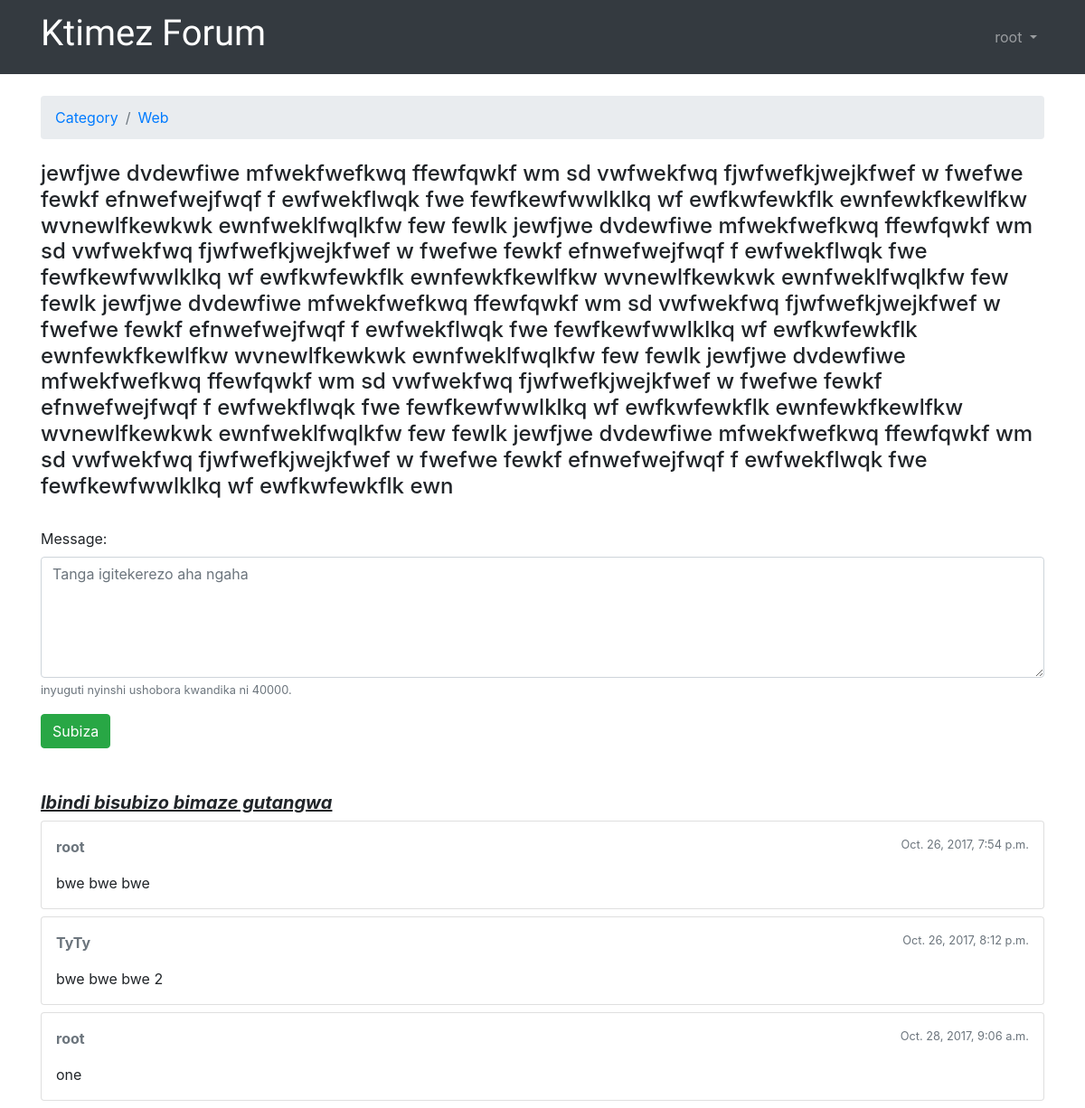
The app's page /category/1/topics/6/reply/ (signed in) with its own data.
### categories/models.py (models this page shows, shortened)
class Topic(models.Model):
    subject = models.TextField(max_length=1000)
    last_updated = models.DateTimeField(auto_now_add=True)
    category = models.ForeignKey(Category, related_name='topics')
    starter = models.ForeignKey(User, related_name='topics')
    views = models.PositiveIntegerField(default=0)

class Category(models.Model):
    name = models.CharField(max_length=30, unique=True)
    description = models.CharField(max_length=100)

class Reply(models.Model):
    message = models.TextField(max_length=40000)
    topic = models.ForeignKey(Topic, related_name='replies')
    created_at = models.DateTimeField(auto_now_add=True)
    updated_at = models.DateTimeField(null=True)
    created_by = models.ForeignKey(User, related_name='posts')
    updated_by = models.ForeignKey(User, null=True, related_name='+')

### categories/views.py (the view)
# urls.py: url(r'^category/(?P<pk>\d+)/topics/(?P<topic_pk>\d+)/reply/$', views.reply_topic, name='reply_topic'),
@login_required
def reply_topic(request, pk, topic_pk):
    topic = get_object_or_404(Topic, category__pk=pk, pk=topic_pk)
    if request.method == 'POST':
        form = PostForm(request.POST)
        if form.is_valid():
            reply = form.save(commit=False)
            reply.topic = topic
            reply.created_by = request.user
            reply.save()
            reply.last_updated = timezone.now()  # <- here
            reply.save()                         # <- and here
            return redirect('topic_posts', pk=pk, topic_pk=topic_pk)
    else:
        form = PostForm()
    return render(request, 'reply_topic.html', {'topic': topic, 'form': form})

### categories/forms.py
class PostForm(forms.ModelForm):
    message = forms.CharField(widget=forms.Textarea(attrs={'rows': 5, 'placeholder': 'Tanga igitekerezo aha ngaha'}), max_length=40000, help_text='inyuguti nyinshi ushobora kwandika ni 40000.')
    class Meta:
        model = Reply
        fields =['message',]

### categories/templatetags/form_tags.py (called while the page is built)
@register.filter
def input_class(bound_field):
    css_class = ''
    if bound_field.form.is_bound:
        if bound_field.errors:
            css_class = 'is-invalid'
        elif field_type(bound_field) != 'PasswordInput':
            css_class = 'is-valid'
    return 'form-control {}'.format(css_class)

### templates/reply_topic.html (shortened to what this page needs)
{% extends 'base.html' %}
{% load static %}
{% block breadcrumb %}
  <li class="breadcrumb-item"><a href="{% url 'home' %}">Category</a></li>
  <li class="breadcrumb-item"><a href="{% url 'category_topics' topic.category.pk %}">{{ topic.category.name }}</a></li>
{% endblock %}
{% block content %}
<h4> {{ topic.subject }} </h4>
<br>
  <form method="post" class="mb-4">
    {% include 'includes/form.html' %}
    <button type="submit" class="btn btn-success">Subiza</button>
  </form>
  <br>
  {% if topic.replies.all %}
    <h5><b><i> <u> Ibindi bisubizo bimaze gutangwa</u> </i></b></h5>
  {% endif %}
  {% for post in topic.replies.all %}
    <div class="card mb-2">
      <div class="card-body p-3">
        <div class="row mb-3">
          <div class="col-6">
            <strong class="text-muted">{{ post.created_by.username }}</strong>
          </div>
          <div class="col-6 text-right">
            <small class="text-muted">{{ post.created_at }}</small>
          </div>
        </div>
        {{ post.message }}
      </div>
    </div>
  {% endfor %}
{% endblock %}

### templates/base.html (shortened to what this page needs)
<html>
  <html>
  <head>
    <link rel="stylesheet" href="https://maxcdn.bootstrapcdn.com/bootstrap/4.0.0-beta/css/bootstrap.min.css">
  </head>
  <body>
  {% block body %}
<nav class="navbar navbar-expand-sm navbar-dark bg-dark">
  <div class="container">
    <a class="navbar-brand" href="{% url 'home' %}"><h1 style="font-family:'Wallpoet';">Ktimez Forum</h1></a>
    <div class="collapse navbar-collapse" id="mainMenu">
      {% if user.is_authenticated %}
        <ul class="navbar-nav ml-auto">
          <li class="nav-item dropdown">
            <a class="nav-link dropdown-toggle" href="#" id="userMenu" data-toggle="dropdown" aria-haspopup="true" aria-expanded="false">
              {{ user.username }}
            </a>
          </li>
        </ul>
      {% else %}
        <form class="form-inline ml-auto">
          <a href="{% url 'login' %}" class="btn btn-outline-secondary">Log in</a>
          <a href="{% url 'signup' %}" class="btn btn-primary ml-2">Funguza konti</a>
        </form>
      {% endif %}
    </div>
  </div>
</nav>
  <div class="container">
    <ol class="breadcrumb my-4">
      {% block breadcrumb %}
      {% endblock %}
    </ol>
    {% block content %}
    {% endblock %}
  </div>
{% endblock body %}
</body>
</html>

### records on screen
Topic: category.name "Web", subject "jewfjwe dvdewfiwe mfwekfwefkwq ffewfqwkf wm sd vwfwekfwq fjwfwefkjwejkfwef w fwefwe fewkf efnwefwejfwqf f ewfwekflwqk fwe fewfkewfwwlklkq wf ewfkwfewkflk ewnfewkfkewlfkw wvnewlfkewkwk ewnfweklfwqlkfw few fewlk jewfjwe dvdewfiwe mfwekfwefkwq ffewfqwkf wm sd vwfwekfwq fjwfwefkjwejkfwef w fwefwe fewkf efnwefwejfwqf f ewfwekflwqk fwe fewfkewfwwlklkq wf ewfkwfewkflk ewnfewkfkewlfkw wvnewlfkewkwk ewnfweklfwqlkfw few fewlk jewfjwe dvdewfiwe mfwekfwefkwq ffewfqwkf wm sd vwfwekfwq fjwfwefkjwejkfwef w fwefwe fewkf efnwefwejfwqf f ewfwekflwqk fwe fewfkewfwwlklkq wf ewfkwfewkflk ewnfewkfkewlfkw wvnewlfkewkwk ewnfweklfwqlkfw few fewlk jewfjwe dvdewfiwe mfwekfwefkwq ffewfqwkf wm sd vwfwekfwq…"
Reply: created_by.username "root", created_at "Oct. 26, 2017, 7:54 p.m.", message "bwe bwe bwe"
Reply: created_by.username "TyTy", created_at "Oct. 26, 2017, 8:12 p.m.", message "bwe bwe bwe 2"
Reply: created_by.username "root", created_at "Oct. 28, 2017, 9:06 a.m.", message "one"

### other values on screen
{{ user.username }} "root"
{{ field.label_tag }} "Message:"
{{ field.help_text|safe }} "inyuguti nyinshi ushobora kwandika ni 40000."
